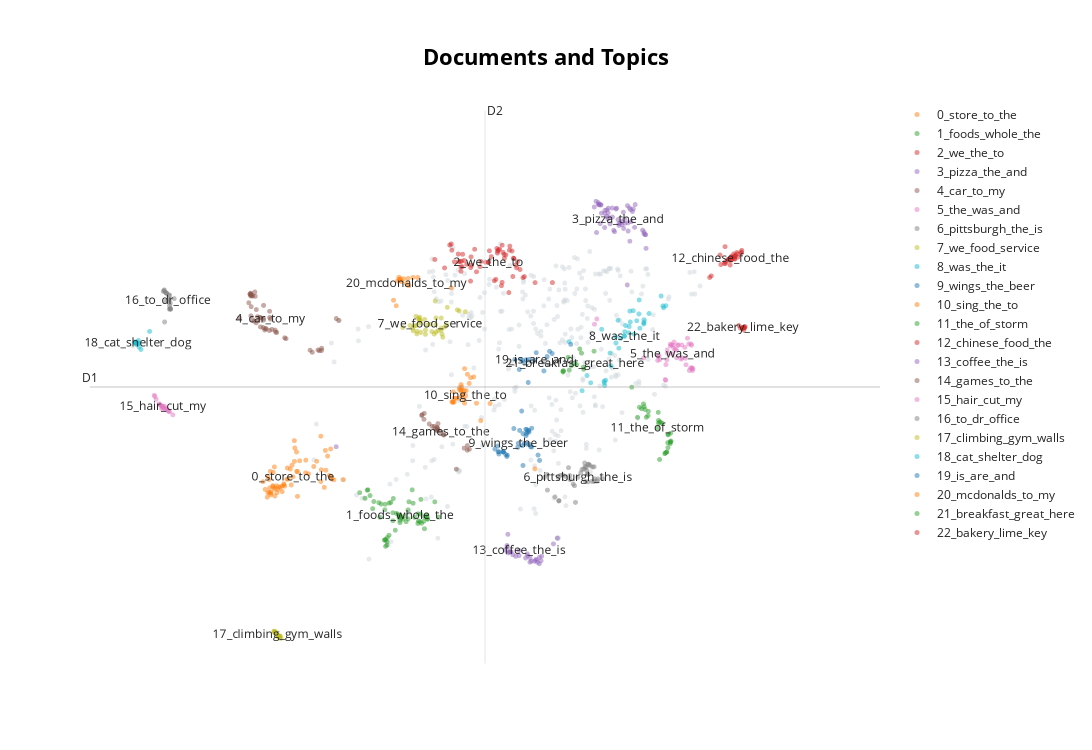

The notebook cell this image was saved under:
### Code cell
# Train BERTopic
topic_model = BERTopic().fit(texts, embeddings)

# Run the visualization with the original embeddings
topic_model.visualize_documents(texts, embeddings=embeddings)
